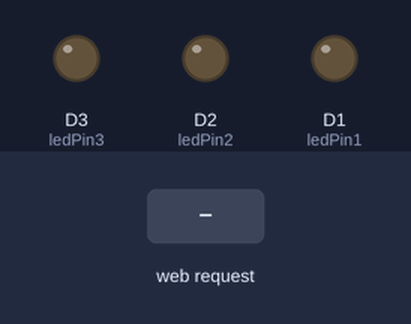
Bench run of a sketch on a simulated ESP8266 (NodeMCU). Shown: output pins drawn as LEDs (lit = HIGH). Inputs (shaded band) come from the test bench. WiFi joins after 1.5 s; servers stay silent unless stated; what the sketch prints to the serial monitor is not drawn.

Above: at 3.2 s.
3.3 s: HTTP request GET /led?finger=1 received
At 3.6 s:
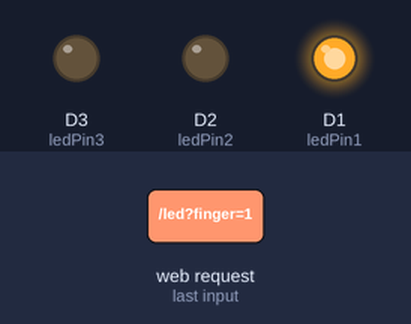
4.8 s: HTTP request GET /led?finger=120 received
At 5.9 s:
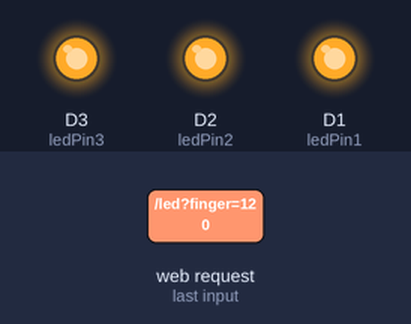
6.3 s: HTTP request GET /led?finger=0 received
At 7.1 s:
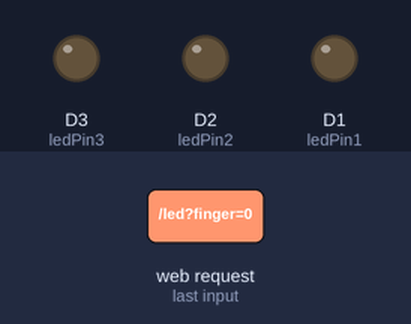
Timing chart, 0 to 9.3 s (numbered marks = the images above; inputs shaded):
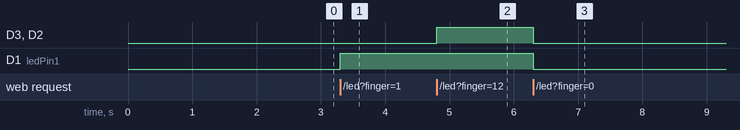

Measured:
- after the input at 3.3 s, D1 (ledPin1): LOW → HIGH at once
- after the input at 4.8 s, D3 (ledPin3), D2 (ledPin2): LOW → HIGH at once
- after the input at 6.3 s, D3 (ledPin3), D2 (ledPin2), D1 (ledPin1): HIGH → LOW at once

The sketch:

gesture_control_using_camera_cv2.ino
```cpp
#include <ESP8266WiFi.h>
#include <ESPAsyncTCP.h>
#include <ESPAsyncWebServer.h>

// Replace with your network credentials
const char* ssid = "PratikOne";
const char* password = "pratik1234";

// Set LED GPIO pins (change according to your setup)
const int ledPin1 = D1;  // Connect an LED to GPIO 5 (D1 on NodeMCU)
const int ledPin2 = D2;  // Connect an LED to GPIO 4 (D2 on NodeMCU)
const int ledPin3 = D3;  // Connect an LED to GPIO 0 (D3 on NodeMCU)

// Create AsyncWebServer object on port 80
AsyncWebServer server(80);

void setup() {
  // Initialize Serial Monitor
  Serial.begin(115200);

  // Connect to Wi-Fi
  WiFi.begin(ssid, password);
  while (WiFi.status() != WL_CONNECTED) {
    delay(1000);
    Serial.println("Connecting to WiFi...");
  }
  Serial.println("Connected to WiFi");
  Serial.println(WiFi.localIP());

  // Set LED pins as outputs
  pinMode(ledPin1, OUTPUT);
  pinMode(ledPin2, OUTPUT);
  pinMode(ledPin3, OUTPUT);

  // Define server routes
  server.on("/led", HTTP_GET, [](AsyncWebServerRequest *request){
    String ledState;
    if (request->hasParam("finger")) {
      ledState = request->getParam("finger")->value();

      // Control LEDs based on finger count
      int fingers = ledState.toInt();
      digitalWrite(ledPin1, fingers >= 1 ? HIGH : LOW);
      digitalWrite(ledPin2, fingers >= 2 ? HIGH : LOW);
      digitalWrite(ledPin3, fingers >= 3 ? HIGH : LOW);
    }
    request->send(200, "text/plain", "OK");
  });

  // Start server
  server.begin();
}

void loop() {
  // No code needed here
}
```
